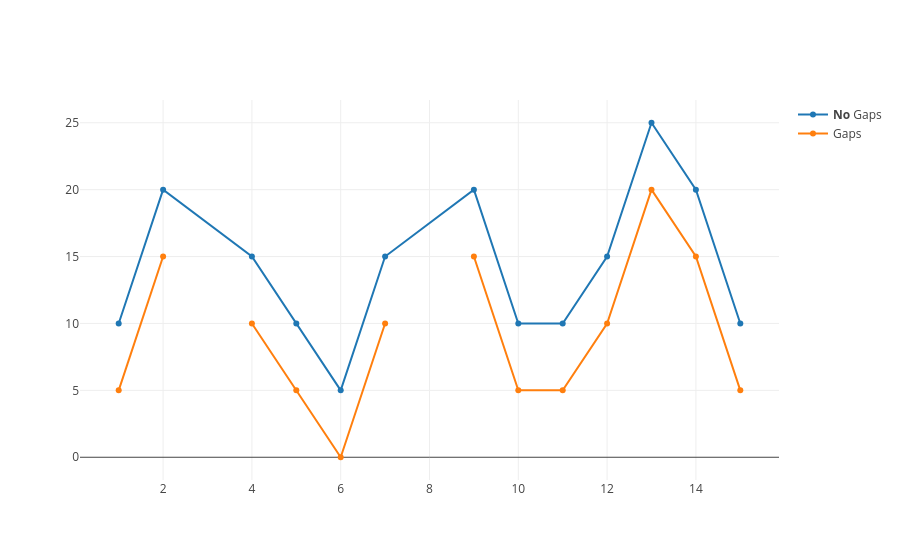

Notebook source saved alongside this figure:
### Code cell
trace1 = go.Scatter(
    x=[1, 2, 3, 4, 5, 
       6, 7, 8, 9, 10,
       11, 12, 13, 14, 15],
    y=[10, 20, None, 15, 10,
       5, 15, None, 20, 10,
       10, 15, 25, 20, 10],
    name = '<b>No</b> Gaps', # Style name/legend entry with html tags
    connectgaps=True
)
trace2 = go.Scatter(
    x=[1, 2, 3, 4, 5,
       6, 7, 8, 9, 10,
       11, 12, 13, 14, 15],
    y=[5, 15, None, 10, 5,
       0, 10, None, 15, 5,
       5, 10, 20, 15, 5],
    name = 'Gaps',
)

data = [trace1, trace2]

fig = dict(data=data)
py.iplot(fig, filename='simple-connectgaps')

### Figure 1 — Plotly figure (JSON) as saved in the notebook; plotly's stock layout.template omitted (floating-point values rounded to 4 significant figures)
{"data": [{"connectgaps": true, "name": "<b>No</b> Gaps", "type": "scatter", "uid": "c325d0db-6754-4ad9-98f7-a1511063b96a", "x": [1, 2, 3, 4, 5, 6, 7, 8, 9, 10, 11, 12, 13, 14, 15], "y": [10, 20, null, 15, 10, 5, 15, null, 20, 10, 10, 15, 25, 20, 10]}, {"name": "Gaps", "type": "scatter", "uid": "2eaae966-9700-4bf3-bc55-fc18f7b29968", "x": [1, 2, 3, 4, 5, 6, 7, 8, 9, 10, 11, 12, 13, 14, 15], "y": [5, 15, null, 10, 5, 0, 10, null, 15, 5, 5, 10, 20, 15, 5]}], "layout": {}}
